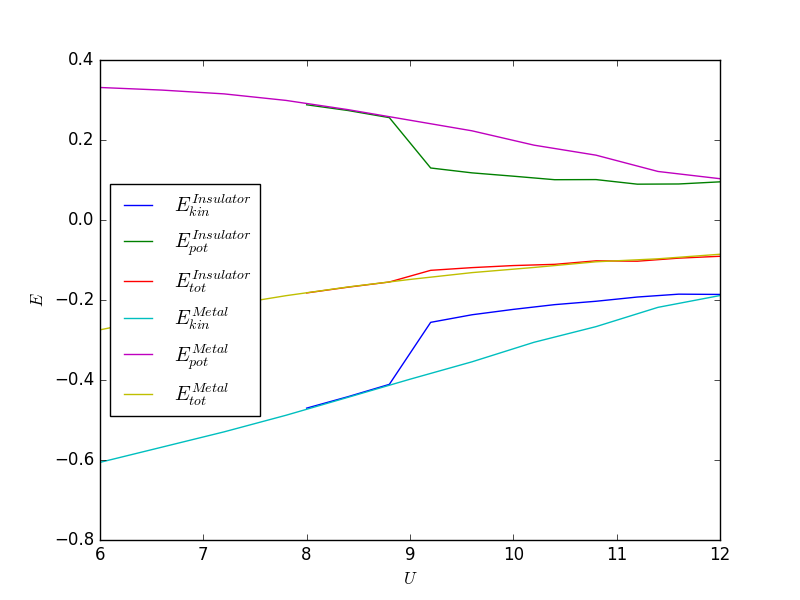

Here is the Python script that generated this plot:
from scipy import *

import matplotlib
matplotlib.use('Agg')
import matplotlib.pyplot as plt

f = loadtxt('UvsE_ins.dat')
U = f[:,0]
Ekin = f[:,1]
Epot = f[:,2]
Etot = f[:,3]

plt.plot(U, Ekin, label='$E_{kin}^{Insulator}$')
plt.plot(U, Epot, label='$E_{pot}^{Insulator}$')
plt.plot(U, Etot, label='$E_{tot}^{Insulator}$')

f = loadtxt('UvsE_met.dat')
U = f[:,0]
Ekin = f[:,1]
Epot = f[:,2]
Etot = f[:,3]

plt.plot(U, Ekin, label='$E_{kin}^{Metal}$')
plt.plot(U, Epot, label='$E_{pot}^{Metal}$')
plt.plot(U, Etot, label='$E_{tot}^{Metal}$')

plt.legend(loc='best')
plt.ylabel('$E$')
plt.xlabel('$U$')
plt.savefig('UvsE.png')